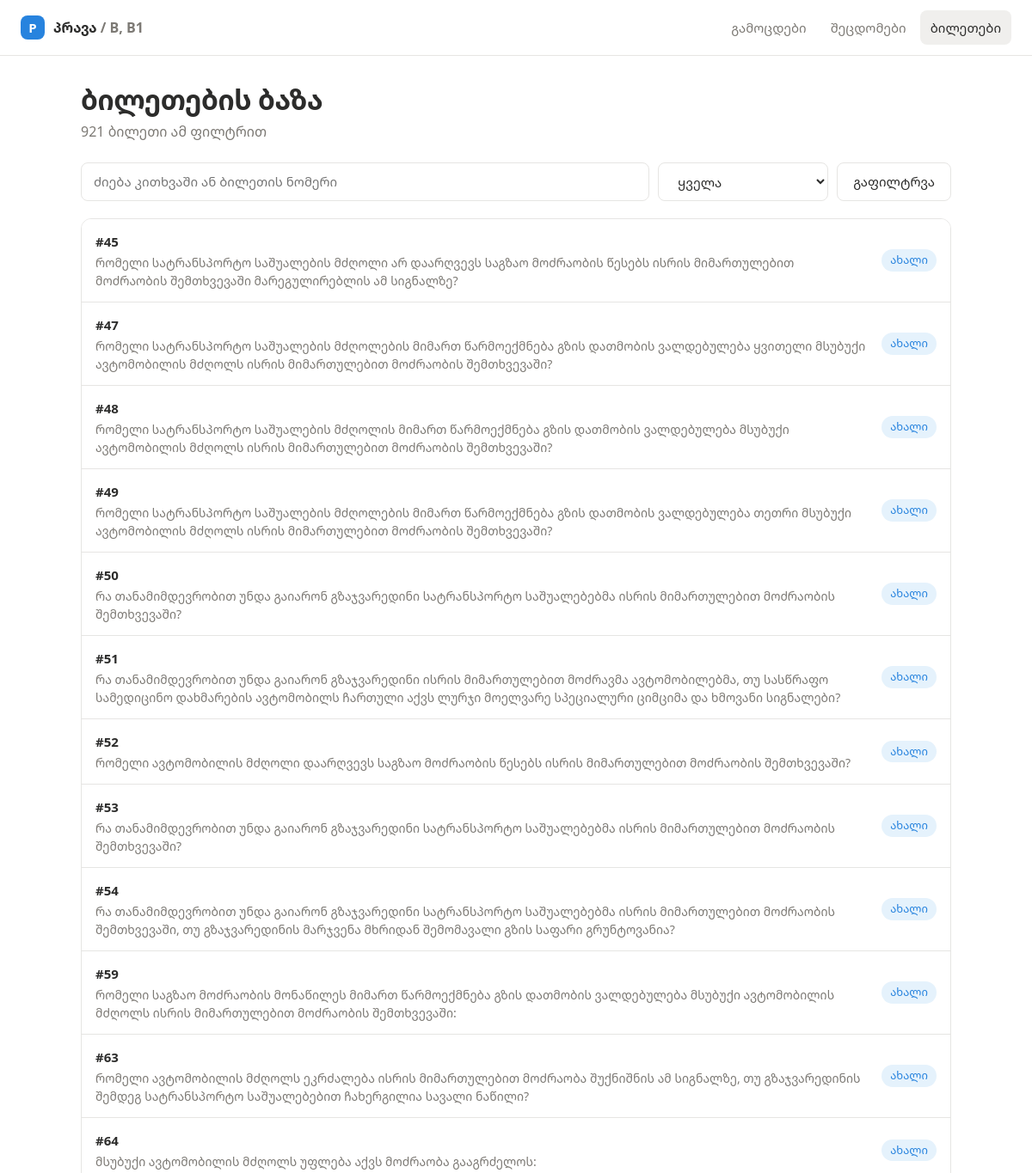
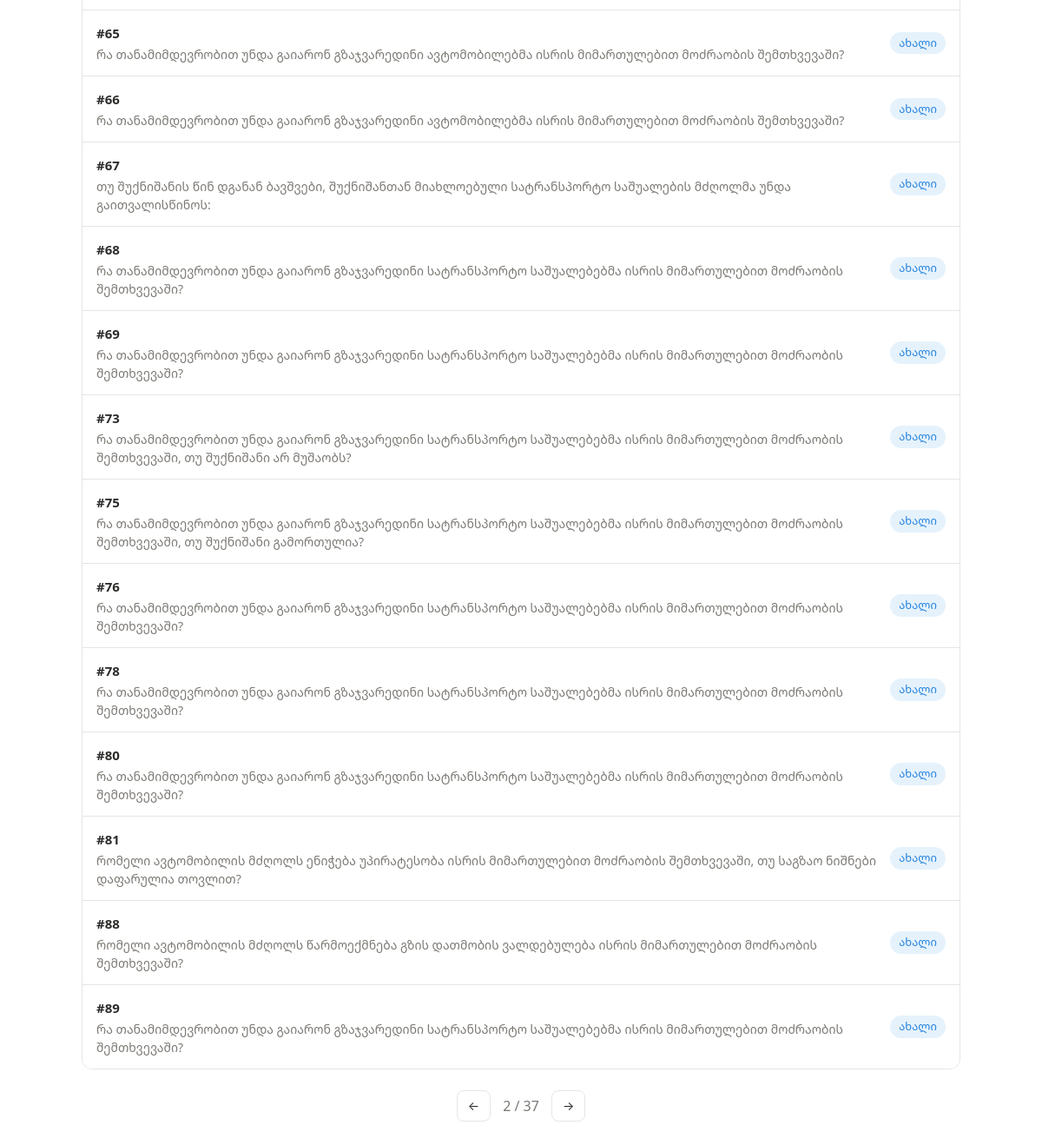
/bank?page=2&state=all&q=, run on the app's committed database (2 pictures, top to bottom).
### tables this page shows
CREATE TABLE ticket_stats (
    ticket_id      INTEGER PRIMARY KEY REFERENCES tickets(id),
    seen           INTEGER NOT NULL DEFAULT 0,
    wrong          INTEGER NOT NULL DEFAULT 0,
    right_count    INTEGER NOT NULL DEFAULT 0,
    correct_streak INTEGER NOT NULL DEFAULT 0,
    mastered       INTEGER NOT NULL DEFAULT 0,
    last_seen      TEXT
);

CREATE TABLE tickets (
    id            INTEGER PRIMARY KEY,          -- ticket number on teoria.on.ge
    category      TEXT    NOT NULL DEFAULT 'B',
    question      TEXT    NOT NULL,
    answers_json  TEXT    NOT NULL,             -- JSON array of answer strings
    correct_index INTEGER,                      -- 0-based; NULL = unknown (needs scraping fix)
    image         TEXT,                         -- relative path under static/, or NULL
    layout        TEXT,                         -- site layout classes: cutoff-N answers-num-N ...
    explanation   TEXT,
    source_url    TEXT,
    imported_at   TEXT
);

### app.py (the view)
@app.get("/bank")
def bank():
    state = request.args.get("state", "all")
    query = (request.args.get("q") or "").strip()
    page = max(int(request.args.get("page", 1)), 1)
    per_page = 25
    where, params = [], []
    if state == "mastered":
        where.append("s.mastered = 1")
    elif state == "wrong":
        where.append("s.wrong > 0 AND s.mastered = 0")
    elif state == "unseen":
        where.append("s.seen = 0")
    if query:
        where.append("(t.question LIKE ? OR t.id = ?)")
        params += [f"%{query}%", query if query.isdigit() else -1]
    clause = ("WHERE " + " AND ".join(where)) if where else ""
    with db.connect() as conn:
        total = conn.execute(
            f"SELECT COUNT(*) c FROM tickets t JOIN ticket_stats s ON s.ticket_id = t.id {clause}",
            params,
        ).fetchone()["c"]
        rows = conn.execute(
            f"""
            SELECT t.*, s.seen, s.wrong, s.mastered
            FROM tickets t JOIN ticket_stats s ON s.ticket_id = t.id
            {clause}
            ORDER BY t.id LIMIT ? OFFSET ?
            """,
            [*params, per_page, (page - 1) * per_page],
        ).fetchall()
    items = [db.ticket_row_to_dict(r) for r in rows]
    return render_template("bank.html", items=items, total=total, page=page,
                           pages=max((total + per_page - 1) // per_page, 1),
                           state=state, query=query)

### app.py (called while the page is built)
@app.before_request
def ensure_db() -> None:
    db.init_db()

### db.py (called while the page is built)
def connect() -> sqlite3.Connection:
    conn = sqlite3.connect(DB_PATH)
    conn.row_factory = sqlite3.Row
    conn.execute("PRAGMA foreign_keys = ON")
    return conn

def _migrate(conn: sqlite3.Connection) -> None:
    for table, columns in MIGRATIONS.items():
        have = {r["name"] for r in conn.execute(f"PRAGMA table_info({table})")}
        for name, decl in columns.items():
            if name not in have:
                conn.execute(f"ALTER TABLE {table} ADD COLUMN {name} {decl}")

def init_db() -> None:
    DB_PATH.parent.mkdir(parents=True, exist_ok=True)
    with connect() as conn:
        conn.executescript(SCHEMA_PATH.read_text(encoding="utf-8"))
        _migrate(conn)

def ticket_row_to_dict(row: sqlite3.Row) -> dict:
    data = dict(row)
    data["answers"] = json.loads(data.pop("answers_json"))
    return data

### templates/bank.html (shortened to what this page needs)
{% extends "base.html" %}
{% set active = 'bank' %}
{% block content %}
<div class="page-head">
  <div>
    <h1>ბილეთების ბაზა</h1>
    <p class="sub">{{ total }} ბილეთი ამ ფილტრით</p>
  </div>
</div>
<form class="filters" method="get">
  <input type="search" name="q" value="{{ query }}" placeholder="ძიება კითხვაში ან ბილეთის ნომერი">
  <select name="state" class="btn" onchange="this.form.submit()">
    <option value="all" {{ 'selected' if state == 'all' }}>ყველა</option>
  </select>
  <button class="btn">გაფილტრვა</button>
</form>
<div class="list">
  {% for t in items %}
  <div class="row">
    <div class="row-main">
      <b>#{{ t.id }}</b>
      <p>{{ t.question }}</p>
    </div>
    <div class="row-side">
      {% if t.mastered %}<span class="chip chip-pass">დაუჭერა</span>
      {% elif t.wrong %}<span class="chip chip-fail">{{ t.wrong }}x შეცდომა</span>
      {% elif t.seen %}<span class="chip">ნახული</span>
      {% else %}<span class="chip chip-new">ახალი</span>{% endif %}
    </div>
  </div>
  {% endfor %}
</div>
<div class="pager">
  {% if page > 1 %}<a class="btn btn-sm" href="{{ url_for('bank', page=page-1, state=state, q=query) }}">←</a>{% endif %}
  <span class="muted">{{ page }} / {{ pages }}</span>
  {% if page < pages %}<a class="btn btn-sm" href="{{ url_for('bank', page=page+1, state=state, q=query) }}">→</a>{% endif %}
</div>
{% endblock %}

### static/css/app.css (style rules this page uses)
:root { --text: #2C2C2B; --muted: #7D7A75; --canvas: #FFFFFF; --soft: #F9F8F7; --surface2: #F0EFED; --border: #E6E5E3; --blue: #2783DE; --blue-soft: #E5F2FC; --green: #46A171; --green-soft: #E8F1EC; --orange: #D5803B; --orange-soft: #FBEBDE; --red: #E56458; --red-soft: #FCE9E7; --radius: 8px; --radius-lg: 12px; --shadow: 0 1px 2px rgba(0,0,0,.05), 0 4px 12px rgba(0,0,0,.04); --font: 'BPG Arial', 'Noto Sans Georgian', 'Droid Sans Georgian', 'Segoe UI', system-ui, -apple-system, Arial, sans-serif; }
* { box-sizing: border-box; }
html, body { margin: 0; padding: 0; }
body { background: var(--canvas); color: var(--text); font-family: var(--font); font-size: 16px; line-height: 1.5; -webkit-font-smoothing: antialiased; }
a { color: inherit; text-decoration: none; }
.muted { color: var(--muted); }
.page-head { display: flex; align-items: flex-end; justify-content: space-between; gap: 24px; flex-wrap: wrap; margin-bottom: 24px; }
h1 { font-size: 32px; line-height: 1.2; margin: 0 0 6px; letter-spacing: -.01em; }
.sub { color: var(--muted); margin: 0; }
.btn { display: inline-flex; align-items: center; justify-content: center; gap: 8px; min-height: 44px; padding: 10px 18px; border-radius: var(--radius); border: 1px solid var(--border); background: var(--canvas); color: var(--text); font: inherit; font-size: 15px; cursor: pointer; transition: .15s ease; }
.btn-sm { min-height: 36px; padding: 6px 12px; font-size: 14px; }
.chip { display: inline-flex; align-items: center; gap: 6px; padding: 3px 10px; border-radius: 999px; font-size: 13px; font-weight: 500; background: var(--surface2); color: var(--muted); }
.chip-new { background: var(--blue-soft); color: var(--blue); }
.list { display: flex; flex-direction: column; border: 1px solid var(--border); border-radius: var(--radius-lg); overflow: hidden; }
.row { display: flex; align-items: center; justify-content: space-between; gap: 16px; padding: 14px 16px; border-bottom: 1px solid var(--border); background: var(--canvas); }
.row:last-child { border-bottom: none; }
.row-main { min-width: 0; }
.row-main b { font-size: 15px; }
.row-main p { margin: 2px 0 0; color: var(--muted); font-size: 14px; overflow: hidden; text-overflow: ellipsis; display: -webkit-box; -webkit-line-clamp: 2; -webkit-box-orient: vertical; }
.row-side { display: flex; align-items: center; gap: 10px; flex: none; }
.filters { display: flex; gap: 10px; flex-wrap: wrap; margin-bottom: 20px; }
.filters input[type=search] { flex: 1; min-width: 220px; min-height: 44px; padding: 10px 14px; border: 1px solid var(--border); border-radius: var(--radius); background: var(--canvas); color: var(--text); font: inherit; font-size: 15px; }
.filters select.btn { padding-right: 12px; }
.pager { display: flex; align-items: center; justify-content: center; gap: 14px; margin-top: 24px; }

### data on the page
ticket_stats: id "45", question "რომელი სატრანსპორტო საშუალების მძღოლი არ დაარღვევს საგზაო მოძრაობის წესებს ისრის მიმართულებით მოძრაობის შემთხვევაში მარეგულირებლის ამ სიგნალზე?", mastered "ახალი"
ticket_stats: id "47", question "რომელი სატრანსპორტო საშუალების მძღოლების მიმართ წარმოექმნება გზის დათმობის ვალდებულება ყვითელი მსუბუქი ავტომობილის მძღოლს ისრის მიმართულებით მოძრაობის შემთხვევაში?", mastered "ახალი"
ticket_stats: id "48", question "რომელი სატრანსპორტო საშუალების მძღოლის მიმართ წარმოექმნება გზის დათმობის ვალდებულება მსუბუქი ავტომობილის მძღოლს ისრის მიმართულებით მოძრაობის შემთხვევაში?", mastered "ახალი"
ticket_stats: id "49", question "რომელი სატრანსპორტო საშუალების მძღოლების მიმართ წარმოექმნება გზის დათმობის ვალდებულება თეთრი მსუბუქი ავტომობილის მძღოლს ისრის მიმართულებით მოძრაობის შემთხვევაში?", mastered "ახალი"
ticket_stats: id "50", question "რა თანამიმდევრობით უნდა გაიარონ გზაჯვარედინი სატრანსპორტო საშუალებებმა ისრის მიმართულებით მოძრაობის შემთხვევაში?", mastered "ახალი"
ticket_stats: id "51", question "რა თანამიმდევრობით უნდა გაიარონ გზაჯვარედინი ისრის მიმართულებით მოძრავმა ავტომობილებმა, თუ სასწრაფო სამედიცინო დახმარების ავტომობილს ჩართული აქვს ლურჯი მოელვარე სპეციალური ციმციმა და ხმოვანი სიგნალები?", mastered "ახალი"
ticket_stats: id "52", question "რომელი ავტომობილის მძღოლი დაარღვევს საგზაო მოძრაობის წესებს ისრის მიმართულებით მოძრაობის შემთხვევაში?", mastered "ახალი"
ticket_stats: id "53", question "რა თანამიმდევრობით უნდა გაიარონ გზაჯვარედინი სატრანსპორტო საშუალებებმა ისრის მიმართულებით მოძრაობის შემთხვევაში?", mastered "ახალი"
ticket_stats: id "54", question "რა თანამიმდევრობით უნდა გაიარონ გზაჯვარედინი სატრანსპორტო საშუალებებმა ისრის მიმართულებით მოძრაობის შემთხვევაში, თუ გზაჯვარედინის მარჯვენა მხრიდან შემომავალი გზის საფარი გრუნტოვანია?", mastered "ახალი"
ticket_stats: id "59", question "რომელი საგზაო მოძრაობის მონაწილეს მიმართ წარმოექმნება გზის დათმობის ვალდებულება მსუბუქი ავტომობილის მძღოლს ისრის მიმართულებით მოძრაობის შემთხვევაში:", mastered "ახალი"
ticket_stats: id "63", question "რომელი ავტომობილის მძღოლს ეკრძალება ისრის მიმართულებით მოძრაობა შუქნიშნის ამ სიგნალზე, თუ გზაჯვარედინის შემდეგ სატრანსპორტო საშუალებებით ჩახერგილია სავალი ნაწილი?", mastered "ახალი"
ticket_stats: id "64", question "მსუბუქი ავტომობილის მძღოლს უფლება აქვს მოძრაობა გააგრძელოს:", mastered "ახალი"
ticket_stats: id "65", question "რა თანამიმდევრობით უნდა გაიარონ გზაჯვარედინი ავტომობილებმა ისრის მიმართულებით მოძრაობის შემთხვევაში?", mastered "ახალი"
ticket_stats: id "66", question "რა თანამიმდევრობით უნდა გაიარონ გზაჯვარედინი ავტომობილებმა ისრის მიმართულებით მოძრაობის შემთხვევაში?", mastered "ახალი"
ticket_stats: id "67", question "თუ შუქნიშანის წინ დგანან ბავშვები, შუქნიშანთან მიახლოებული სატრანსპორტო საშუალების მძღოლმა უნდა გაითვალისწინოს:", mastered "ახალი"
ticket_stats: id "68", question "რა თანამიმდევრობით უნდა გაიარონ გზაჯვარედინი სატრანსპორტო საშუალებებმა ისრის მიმართულებით მოძრაობის შემთხვევაში?", mastered "ახალი"
ticket_stats: id "69", question "რა თანამიმდევრობით უნდა გაიარონ გზაჯვარედინი სატრანსპორტო საშუალებებმა ისრის მიმართულებით მოძრაობის შემთხვევაში?", mastered "ახალი"
ticket_stats: id "73", question "რა თანამიმდევრობით უნდა გაიარონ გზაჯვარედინი სატრანსპორტო საშუალებებმა ისრის მიმართულებით მოძრაობის შემთხვევაში, თუ შუქნიშანი არ მუშაობს?", mastered "ახალი"
ticket_stats: id "75", question "რა თანამიმდევრობით უნდა გაიარონ გზაჯვარედინი სატრანსპორტო საშუალებებმა ისრის მიმართულებით მოძრაობის შემთხვევაში, თუ შუქნიშანი გამორთულია?", mastered "ახალი"
ticket_stats: id "76", question "რა თანამიმდევრობით უნდა გაიარონ გზაჯვარედინი სატრანსპორტო საშუალებებმა ისრის მიმართულებით მოძრაობის შემთხვევაში?", mastered "ახალი"
ticket_stats: id "78", question "რა თანამიმდევრობით უნდა გაიარონ გზაჯვარედინი სატრანსპორტო საშუალებებმა ისრის მიმართულებით მოძრაობის შემთხვევაში?", mastered "ახალი"
ticket_stats: id "80", question "რა თანამიმდევრობით უნდა გაიარონ გზაჯვარედინი სატრანსპორტო საშუალებებმა ისრის მიმართულებით მოძრაობის შემთხვევაში?", mastered "ახალი"
ticket_stats: id "81", question "რომელი ავტომობილის მძღოლს ენიჭება უპირატესობა ისრის მიმართულებით მოძრაობის შემთხვევაში, თუ საგზაო ნიშნები დაფარულია თოვლით?", mastered "ახალი"
ticket_stats: id "88", question "რომელი ავტომობილის მძღოლს წარმოექმნება გზის დათმობის ვალდებულება ისრის მიმართულებით მოძრაობის შემთხვევაში?", mastered "ახალი"
ticket_stats: id "89", question "რა თანამიმდევრობით უნდა გაიარონ გზაჯვარედინი სატრანსპორტო საშუალებებმა ისრის მიმართულებით მოძრაობის შემთხვევაში?", mastered "ახალი"

### other printed values
{{ total }} "921"
{{ page }} "2"
{{ pages }} "37"
